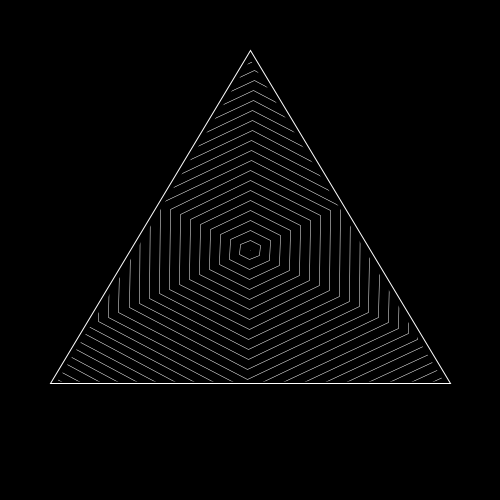
Frame 1 (no input)
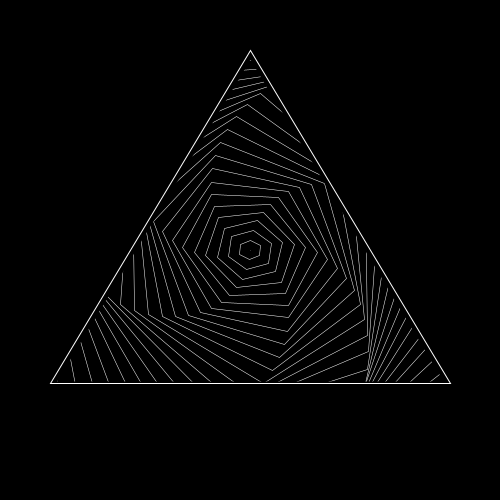
Frame 60 (the mouse pressed at the canvas centre just before this capture)
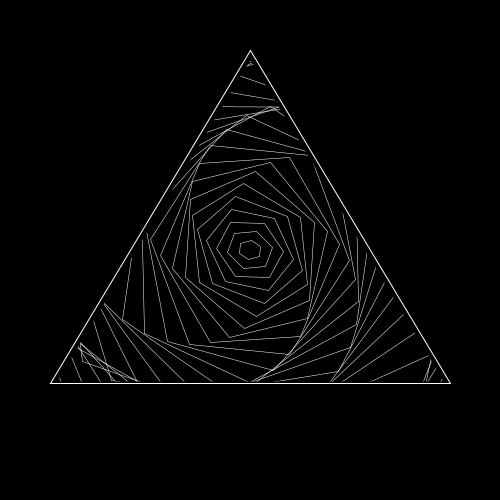
Frame 120 (the mouse held since frame 60 and released just before this capture)

The Processing sketch that drew these frames (run headless with seeded random() and noise(); from frame 60 on, the mouse is pressed at the canvas centre):

// Processing sketch: hexagonoRotandoTriangular
// ── hexagonoRotandoTriangular.pde
float rotar;

void setup() {
  size(500, 500);
}

void draw() {
  rotar=rotar+0.08;
  background(0);
  for (int i=0; i<25; i++) {
    pushMatrix();
    translate(width/2, height/2);
    rotate(radians(i*rotar));
    noFill();
    stroke(255);
    strokeWeight(0.5);
    figura(0, 0, i*10);
    popMatrix();
  }
  strokeWeight(200);
  stroke(0);
  mascaraTriangulo(width/2, 235, 740);
  strokeWeight(1);
  stroke(255);
  mascaraTriangulo(width/2, height/2, 400);
}

void figura(int posX, int posY, int tam) {

  //rectMode(CENTER);
  //rect(width/2, height/2, 400, 400);

  beginShape();
  vertex(posX, posY-tam);
  vertex(posX+tam, posY-tam/2);
  vertex(posX+tam, posY+tam/2);
  vertex(posX, posY+tam);
  vertex(posX-tam, posY+tam/2);
  vertex(posX-tam, posY-tam/2);
  vertex(posX, posY-tam);
  endShape();
}

void mascara(int posX, int posY, int tam) {

  beginShape();
  vertex(posX, posY-tam);
  vertex(posX+tam, posY-tam/2);
  vertex(posX+tam, posY+tam/2);
  vertex(posX, posY+tam);
  vertex(posX-tam, posY+tam/2);
  vertex(posX-tam, posY-tam/2);
  vertex(posX, posY-tam);
  endShape();
}

void mascaraTriangulo(int posX, int posY, int tam) {
  triangle(posX, posY-tam/2, posX+tam/2, posY+tam/3, posX-tam/2, posY+tam/3 );
}
